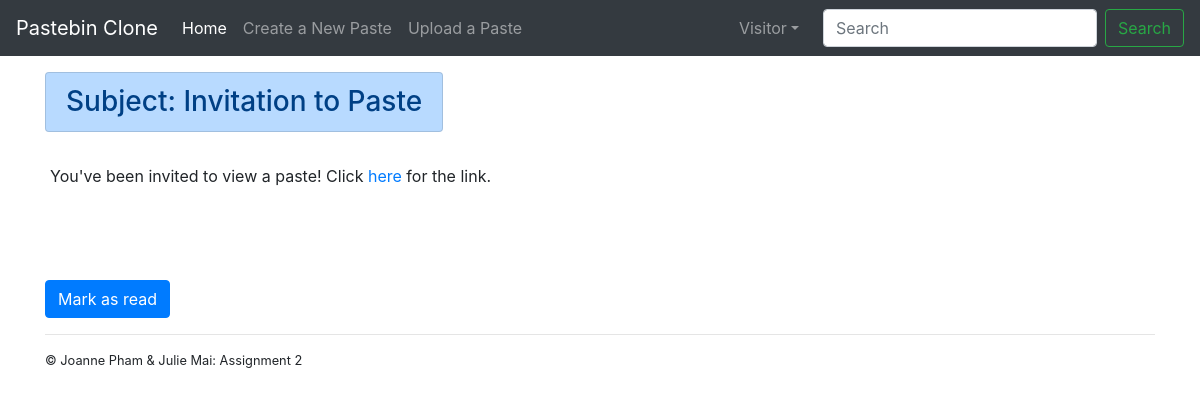
Page /inbox/inbox/show/2/ on the committed database.
### notifications/models.py (models this page shows)
class Notifications(models.Model):
	title = models.CharField(max_length=256)
	message = models.TextField()
	viewed = models.BooleanField(default=False)
	user = models.ForeignKey(User, on_delete=models.CASCADE)

### notifications/views.py (the view)
# urls.py: path('inbox/show/<int:pk>/', show_notification, name="show_notification"),
def show_notification(request, pk):
	n = Notifications.objects.get(id=pk)
	return render(request, 'notifications/notification.html', {'notification': n})

### notifications/templates/notifications/notification.html
{% extends "home/base.html" %}
{% load crispy_forms_tags %}
{% block content %}
	<div class="content-section">
		<div class="media">
			<h3>
			<li class="list-group-item list-group-item-primary">
				Subject: {{ notification.title }}
			</li></h3>
		</div>
		<br>
		<div>
			<p style="height:100px; width:500px; padding-left: 5px; overflow:auto;">
				{{ notification.message | safe }}
			</p>
		</div>
		<div>
			<a href="{% url 'delete_notification' notification.id %}" type="button" class="btn btn-primary">Mark as read</a>
		</div>
	</div>
{% endblock content %}

### rows in the picture
Notifications: title "Invitation to Paste", message "You've been invited to view a paste! Click here for the link."
